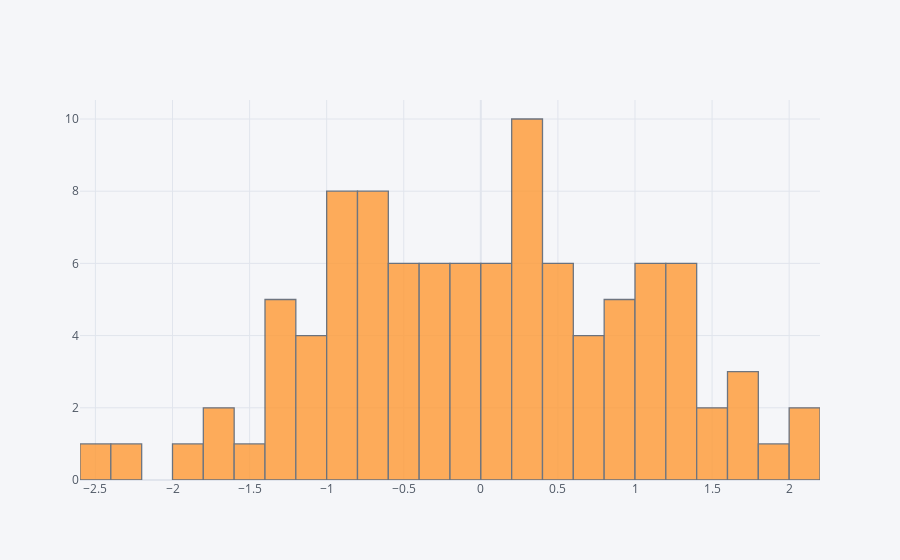

The notebook cell this image was saved under:
### Markdown cell above
## histogram

### Code cell
df['A'].iplot(kind='hist',bins=25)

### Figure 1 — Plotly figure (JSON) as saved in the notebook; plotly's stock layout.template omitted (floating-point values rounded to 4 significant figures)
{"data": [{"histfunc": "count", "histnorm": "", "marker": {"color": "rgba(255, 153, 51, 1.0)", "line": {"color": "#4D5663", "width": 1.3}}, "name": "A", "nbinsx": 25, "opacity": 0.8, "orientation": "v", "type": "histogram", "x": [1.768, 0.5575, -0.2136, -0.004351, 1.777, -0.9334, 1.13, 0.626, -0.3257, -0.1314, -1.026, 1.448, -0.7324, 1.364, 0.3963, 0.8553, 0.5564, -0.7228, 0.2229, -1.208, 0.9335, -1.255, 0.4468, 0.1003, -0.05494, -1.333, -1.33, -0.777, 1.09, -0.8778, 0.4743, -0.4117, 1.841, -1.195, -1.836, 1.179, 0.8162, -0.8746, -1.548, 0.387, 0.2372, 0.1946, -0.8356, -2.287, 0.1663, -0.4612, -2.409, 0.3793, -0.7537, -0.7598, 0.8266, -1.051, -0.1525, 0.336, -0.1597, 0.8299, 2.049, -0.2559, -0.367, -0.726, 1.483, 1.237, 1.609, -0.4551, 0.04182, -0.8631, -0.5511, -1.733, 1.095, 0.1195, -0.6683, 0.346, -0.832, -0.5583, 0.503, 0.662, 0.7818, -1.09, -0.2643, -0.8722, 1.076, 0.4694, -1.665, -0.9531, 0.2684, 1.24, -0.007991, -1.322, 0.681, 1.278, 0.1445, -0.6304, 1.395, -0.4017, 0.3577, 0.3572, 1.036, 2.145, 1.37, -0.3845]}], "layout": {"barmode": "overlay", "legend": {"bgcolor": "#F5F6F9", "font": {"color": "#4D5663"}}, "paper_bgcolor": "#F5F6F9", "plot_bgcolor": "#F5F6F9", "title": {"font": {"color": "#4D5663"}}, "xaxis": {"gridcolor": "#E1E5ED", "showgrid": true, "tickfont": {"color": "#4D5663"}, "title": {"font": {"color": "#4D5663"}, "text": ""}, "zerolinecolor": "#E1E5ED"}, "yaxis": {"gridcolor": "#E1E5ED", "showgrid": true, "tickfont": {"color": "#4D5663"}, "title": {"font": {"color": "#4D5663"}, "text": ""}, "zerolinecolor": "#E1E5ED"}}}
